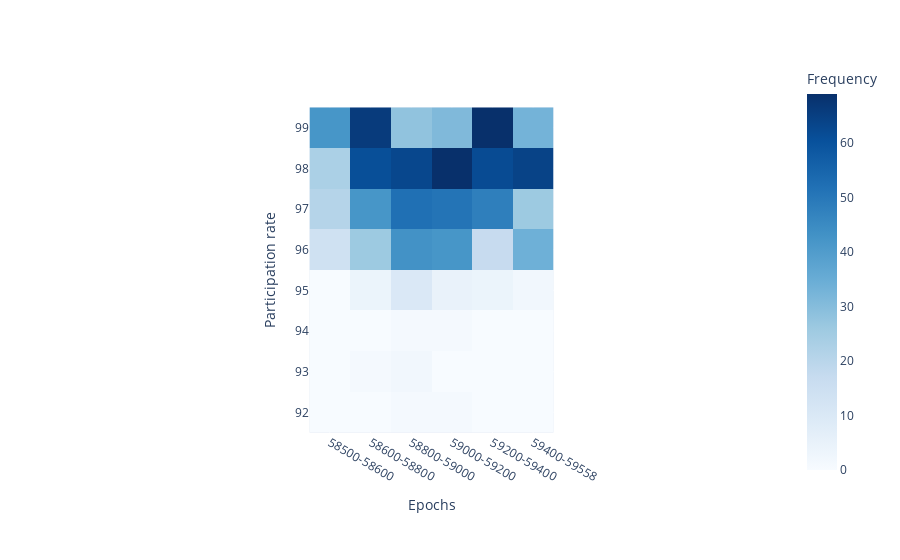

The notebook cell this image was saved under:
### Markdown cell above
We continue our analysis by looking at how the participation rate was affected by this mini incident.

### Code cell
bins = pd.IntervalIndex.from_tuples([(i,i+1) for i in range(int(min(df["global_participation_rate"])), 100)][::-1])
df["participation_bin"] = pd.cut(df["global_participation_rate"], bins)
df_bucket = df[["bucket", "participation_bin", "n_bxs"]].groupby(["bucket", "participation_bin"]).sum("n_bxs").reset_index()
epoch_names = df_bucket.bucket.apply(
    lambda bucket: f"{max(min(df['epoch']), bucket * bucket_size)}-{min(max(df['epoch']), (bucket + 1) * bucket_size)}"
)
df_bucket["epoch"] = epoch_names
df_bucket = df_bucket[["participation_bin", "n_bxs", "epoch"]].pivot(index="participation_bin", columns=["epoch"])

px.imshow(
    df_bucket.to_numpy(),
    labels=dict(x="Epochs", y="Participation rate", color="Frequency"),
    x = sorted(list(set(epoch_names))),
    y = [str(s) for s in np.flip(np.arange(int(min(df["global_participation_rate"])), 100))],
    color_continuous_scale='blues'
)

### Figure 1 — Plotly figure (JSON) as saved in the notebook; plotly's stock layout.template omitted (floating-point values rounded to 4 significant figures)
{"data": [{"coloraxis": "coloraxis", "hovertemplate": "Epochs: %{x}<br>Participation rate: %{y}<br>Frequency: %{z}<extra></extra>", "name": "0", "type": "heatmap", "x": ["58500-58600", "58600-58800", "58800-59000", "59000-59200", "59200-59400", "59400-59558"], "xaxis": "x", "y": ["99", "98", "97", "96", "95", "94", "93", "92"], "yaxis": "y", "z": [[42, 66, 28, 31, 69, 33], [23, 61, 63, 69, 62, 64], [21, 42, 52, 51, 48, 26], [14, 26, 43, 42, 17, 34], [0, 4, 10, 5, 4, 2], [0, 0, 1, 1, 0, 0], [0, 1, 2, 0, 0, 0], [0, 0, 1, 1, 0, 0]]}], "layout": {"autosize": true, "coloraxis": {"colorbar": {"title": {"text": "Frequency"}}, "colorscale": [[0, "rgb(247,251,255)"], [0.125, "rgb(222,235,247)"], [0.25, "rgb(198,219,239)"], [0.375, "rgb(158,202,225)"], [0.5, "rgb(107,174,214)"], [0.625, "rgb(66,146,198)"], [0.75, "rgb(33,113,181)"], [0.875, "rgb(8,81,156)"], [1, "rgb(8,48,107)"]]}, "margin": {"t": 60}, "xaxis": {"anchor": "y", "autorange": true, "constrain": "domain", "domain": [0.3265, 0.6735], "range": [-0.5, 5.5], "scaleanchor": "y", "title": {"text": "Epochs"}, "type": "category"}, "yaxis": {"anchor": "x", "autorange": true, "constrain": "domain", "domain": [0, 1], "range": [7.5, -0.5], "title": {"text": "Participation rate"}, "type": "category"}}}
